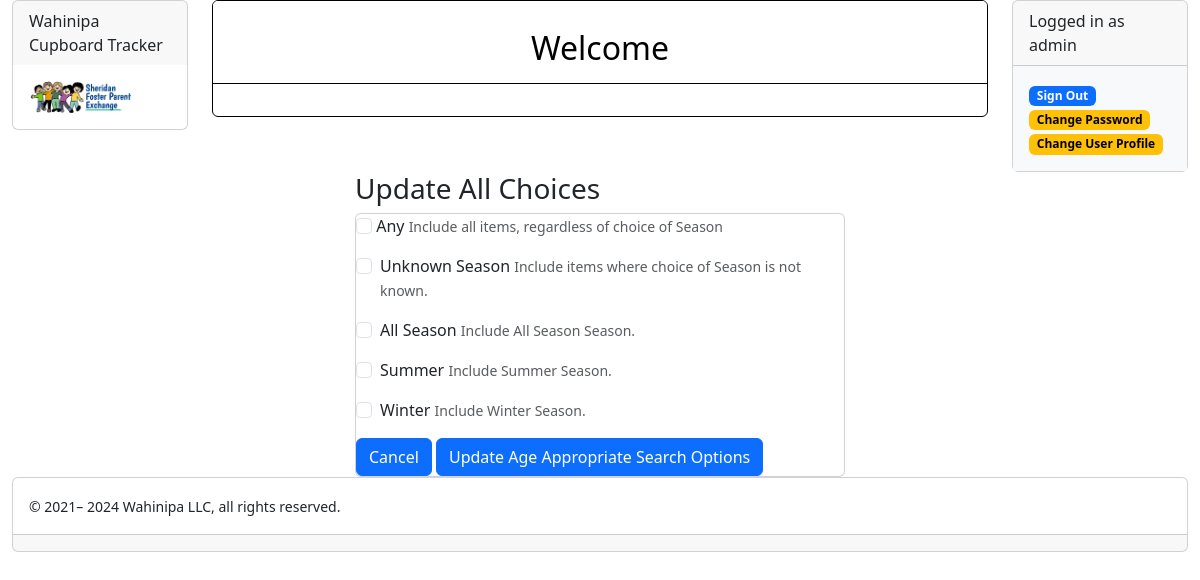
Page /wahinipa/specification/update/role/1/1/1/8/1 (signed in) on the committed database.
### www/tracking/modelling/people_model.py (models this page shows, shortened)
class User(CupboardDisplayContextMixin, IdModelMixin, database.Model, UserMixin):
    @property
    def is_active(self):
        return self.is_enabled
    singular_label = "Person"
    plural_label = "People"
    possible_tasks = ['update', 'delete', 'enable', 'disable']
    label_prefixes = {}
    flavor = "people"
    username = database.Column(database.String(255), nullable=False, unique=True)
    password = database.Column(database.String(255), nullable=False)
    is_enabled = database.Column(database.Boolean(), nullable=False, default=True)
    is_admin = database.Column(database.Boolean(), nullable=False, default=False)
    first_name = database.Column(database.Unicode(50), nullable=False, server_default=u'')
    last_name = database.Column(database.Unicode(50), nullable=False, server_default=u'')
    date_joined = database.Column(database.DateTime(), default=datetime.now())
    about_me = database.Column(database.Text(), nullable=False, server_default=u'')
    linkages = database.relationship('Linkage', backref='person', lazy=True, cascade='all, delete')
    root_assignments = database.relationship('RootAssignment', backref='person', lazy=True, cascade='all, delete')
    place_assignments = database.relationship('PlaceAssignment', backref='person', lazy=True, cascade='all, delete')
    universal_assignments = database.relationship('UniversalAssignment', backref='person', lazy=True,
                                                  cascade='all, delete')
    def is_linked(self, root):
        for link in self.linkages:
            if link.root == root:
                return True
        return False
    @property
    def is_the_super_admin(self):
        return self.username == 'admin'
    def has_universal_role(self, name_of_role):
        def yes(assignment):
            return assignment.is_named(name_of_role)
        return any(map(yes, self.universal_assignments))
    def disable(self):
        self.is_enabled = False
    def enable(self):
        self.is_enabled = True

### www/tracking/modelling/choice_model.py (models this page shows, shortened)
class Choice(CupboardDisplayContextMixin, NamedBaseModel):
    singular_label = 'Choice'
    plural_label = 'Choices'
    possible_tasks = ['update', 'delete']
    label_prefixes = {}
    flavor = "choice"
    category_id = database.Column(database.Integer, database.ForeignKey('category.id'), nullable=False)
    specifications = database.relationship('Specific', backref='choice', lazy=True, cascade='all, delete')

### www/tracking/routing/specification_routes.py (the view)
@specification_bp.route('/update/<activity>/<int:place_id>/<int:destination_id>/<int:thing_id>/<int:specification_id>/<int:category_id>',
                        methods=['GET', 'POST'])
@login_required
def specification_update(**kwargs):
    return SpecificationUpdateHandler('specification_bp.specification_update', current_user, **kwargs).handle()

### www/tracking/contexts/context.py (called while the page is built)
    def __setitem__(self, key, value):
        self.context.__setitem__(key, value)

    def add_context(self, context):
        for key, value in context.items():
            self[key] = value

    @property
    def as_dictionary(self):
        return Context.filter(self.context)

    @staticmethod
    def filter(value):
        if hasattr(value, 'as_dictionary'):
            return value.as_dictionary
        elif isinstance(value, list):
            return [Context.filter(item) for item in value]
        elif isinstance(value, dict):
            return {key: Context.filter(item) for key, item in value.items()}
        else:
            return value

### www/tracking/contexts/cupboard_display_context.py (called while the page is built)
def project_name():
    return environ.get('PROJECT_NAME', 'Wahinipa Cupboard Tracker')

def project_title():
    return environ.get('WEBSITE_TITLE', 'Wahinipa')

### www/tracking/contexts/display_context.py (called while the page is built)
    def render_template(self, template=None, **kwarg):
        if template is None:
            template = self["page_template"]
        return render_template(template, **kwarg, **self.as_dictionary)

### www/tracking/forms/cardistry_forms.py (called while the page is built)
def cancel_button_field(label='Cancel'):
    return SubmitField(label=label, render_kw={'formnovalidate': True})

### www/tracking/forms/specification_forms.py (called while the page is built)
def unique_class_name_from_choices(category, choices, has_unknown):
    new_class_name = f'Specification_Custom_Form_{category.id}'
    if has_unknown:
        new_class_name += '_u'
    for choice in choices:
        new_class_name += f'_{choice.id}'
    return new_class_name

def field_name_for_choice(choice):
    return f'choose_{choice.id}'

def create_dynamic_specification_form(form_descriptor):
    new_class = type(form_descriptor['form_class_name'], (SpecificationBaseForm,), {})
    def add_checkmark(box):
        setattr(new_class, box['field_name'],
                BooleanField(box['label'], validators=[], description=box['description'], default=box['default']))
    add_checkmark(form_descriptor['any_field'])
    add_checkmark(form_descriptor['unknown_field'])
    for box in form_descriptor['choices']:
        add_checkmark(box)
    setattr(new_class, 'cancel_button', cancel_button_field())
    setattr(new_class, 'submit', SubmitField(form_descriptor['submit_label']))
    form = new_class()
    return form

### www/tracking/modelling/base_models.py (called while the page is built)
    @property
    def ancestor(self):
        if self.is_top:
            return self.root
        else:
            return self.parent_object

### www/tracking/modelling/cardistry_models.py (called while the page is built)
def name_is_key(record):
    return record.name

def sorted_by_name(listing):
    return sorted(listing, key=name_is_key)

    @property
    def is_top(self):
        return self.parent_object is None

### www/tracking/templates/pages/specification_update.j2
{% extends "pages/content.j2" %}
{% from "macros/form_macros.j2" import generate_specification_form %}
{% block innards %}
  <div class="col-md-5 mx-auto">
    {{ generate_specification_form(form_descriptor, form) }}
  </div>
{% endblock %}

### www/tracking/templates/macros/form_macros.j2 (shortened to what this page needs)
{% from 'bootstrap5/form.html' import render_form %}
{% macro generate_specification_form(descriptor, form) %}
  <h3>{{ descriptor.form_title }}</h3>
  <div class="card">
    <form action="" method="post" class="form" role="form">
      <input
          {% if descriptor.any_field.default %}checked="" {% endif %}class="form-check-input" id="choose_any"
          name="choose_any" type="checkbox" value="y">
      <label class="form-check-label" for="choose_any">{{ descriptor.any_field.label }}</label>
      <small class="form-text text-muted">{{ descriptor.any_field.description }}</small>
      <div id="choose_any_show_place">
        <div class="choose_any_show_container">
          <p>
            {{ form_checkbox(**descriptor.unknown_field) }}
            {% for box in descriptor.choices %}
              {{ form_checkbox(**box) }}
            {% endfor %}
          </p>
        </div>
      </div>
      <input class="btn btn-primary btn-md" formnovalidate="" id="cancel_button" name="cancel_button" type="submit"
             value="Cancel">
      <input class="btn btn-primary btn-md" id="submit" name="submit" type="submit"
             value="Update Age Appropriate Search Options">
    </form>
  </div>
{% endmacro %}
{% macro form_checkbox(field_id, field_name, label, description, default) %}
  <div class="mb-3 form-check"><input {% if default %}checked="" {% endif %}class="form-check-input"
                                      id="{{ field_id }}" name="{{ field_name }}" type="checkbox" value="y">
    <label class="form-check-label" for="choose_10">{{ label }}</label>
    <small class="form-text text-muted">{{ description }}</small>
  </div>
{% endmacro %}

### www/tracking/templates/macros/user_macros.j2 (shortened to what this page needs)
{% macro user_options(current_user) %}
  <div class="card">
    {% if current_user.is_authenticated %}
      {{ user_options_logged_in(current_user) }}
    {% else %}
      {{ user_options_logged_out() }}
    {% endif %}
  </div>
{% endmacro %}
{% macro user_options_logged_in(current_user) %}
  <div class="card-header">
    Logged in as {{ current_user.username }}
  </div>
  <div class="card-body bg-light">
    <a class="btn-md btn-primary" href="{{ url_for('people_bp.logout') }}" role="button"><span
        class="badge bg-primary">Sign Out</span></a>
    <a class="btn-md btn-warning" href="{{ url_for('people_bp.change_password') }}" role="button"><span
        class="badge bg-warning">Change Password</span></a>
    <a class="btn-md btn-warning" href="{{ url_for('people_bp.people_update', person_id=current_user.id) }}" role="button"><span
        class="badge bg-warning">Change User Profile</span></a>
  </div>
{% endmacro %}

### rows in the picture
User: username "admin"
Choice: name "All Season", description "Include All Season Season."
Choice: name "Summer", description "Include Summer Season."
Choice: name "Winter", description "Include Winter Season."

### other values in the picture
{{ project_name }} "Wahinipa Cupboard Tracker"
{{ descriptor.form_title }} "Update All Choices"
{{ descriptor.any_field.label }} "Any"
{{ descriptor.any_field.description }} "Include all items, regardless of choice of Season"
{{ label }} "Unknown Season"
{{ description }} "Include items where choice of Season is not known."
